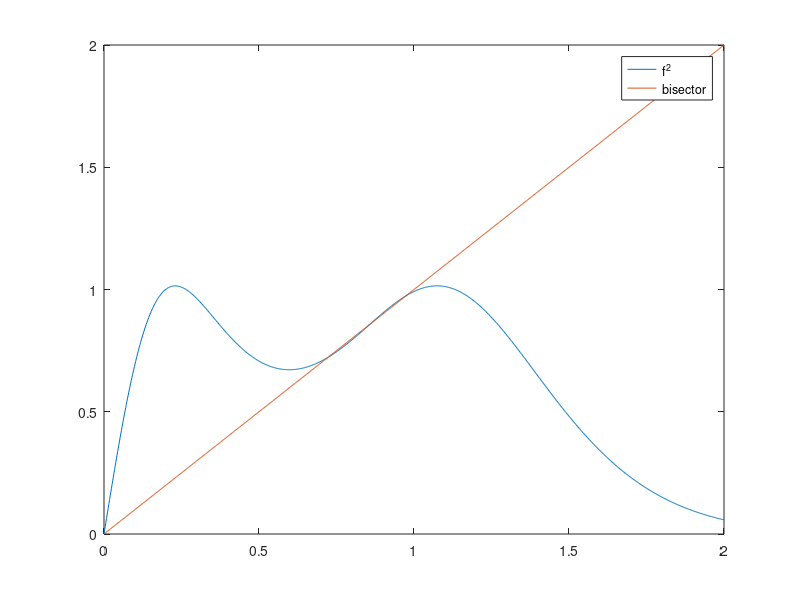

Reproduce this figure in MATLAB.
clc; clear;
fun = @(u_t, r) r .* u_t .* exp(-r/2 * u_t .* u_t); %  u_t > 0

mesh = linspace(0, 2, 1000);

f_2 = @(u_t, r) fun(fun(u_t, r), r);

r = 2.8;

plot(mesh, f_2(mesh, r)); hold on;
plot(mesh, mesh); hold off;
legend('f^2' , 'bisector');